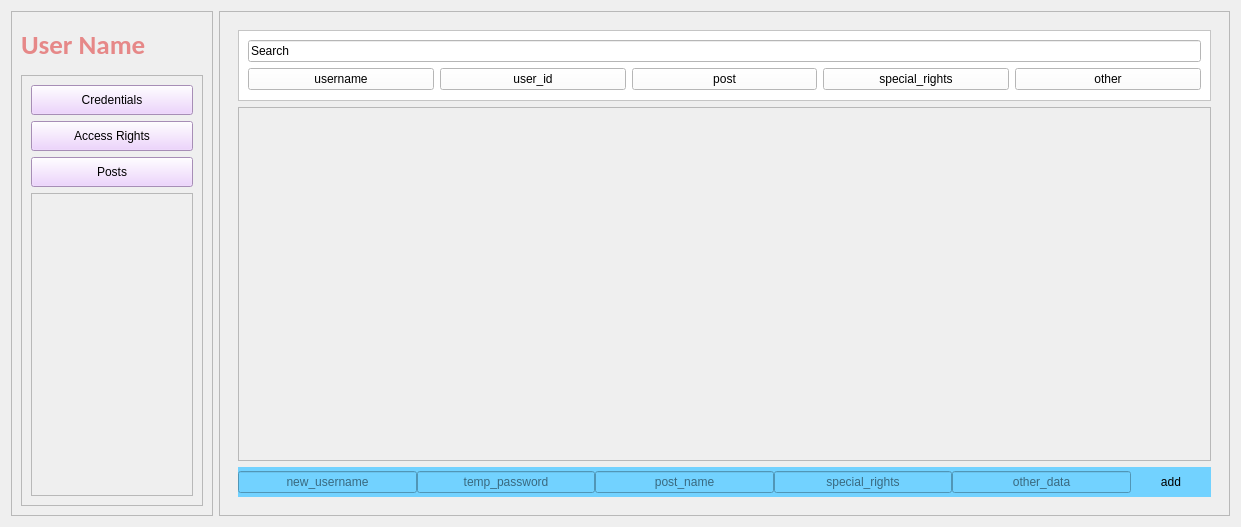
<?xml version="1.0" encoding="UTF-8"?>
<ui version="4.0">
 <class>admin_pannel</class>
 <widget class="QWidget" name="admin_pannel">
  <property name="geometry">
   <rect>
    <x>0</x>
    <y>0</y>
    <width>1241</width>
    <height>527</height>
   </rect>
  </property>
  <property name="sizePolicy">
   <sizepolicy hsizetype="Expanding" vsizetype="Expanding">
    <horstretch>0</horstretch>
    <verstretch>0</verstretch>
   </sizepolicy>
  </property>
  <property name="windowTitle">
   <string>Form</string>
  </property>
  <layout class="QHBoxLayout" name="horizontalLayout">
   <item>
    <widget class="QFrame" name="action_pannel_frame">
     <property name="sizePolicy">
      <sizepolicy hsizetype="Preferred" vsizetype="Preferred">
       <horstretch>2</horstretch>
       <verstretch>0</verstretch>
      </sizepolicy>
     </property>
     <property name="minimumSize">
      <size>
       <width>200</width>
       <height>0</height>
      </size>
     </property>
     <property name="maximumSize">
      <size>
       <width>250</width>
       <height>16777215</height>
      </size>
     </property>
     <property name="styleSheet">
      <string notr="true"/>
     </property>
     <property name="frameShape">
      <enum>QFrame::StyledPanel</enum>
     </property>
     <property name="frameShadow">
      <enum>QFrame::Raised</enum>
     </property>
     <layout class="QVBoxLayout" name="verticalLayout_3">
      <item>
       <widget class="QLabel" name="user_handle">
        <property name="sizePolicy">
         <sizepolicy hsizetype="Preferred" vsizetype="Preferred">
          <horstretch>0</horstretch>
          <verstretch>1</verstretch>
         </sizepolicy>
        </property>
        <property name="maximumSize">
         <size>
          <width>250</width>
          <height>16777215</height>
         </size>
        </property>
        <property name="font">
         <font>
          <family>Calibri</family>
          <pointsize>20</pointsize>
          <weight>75</weight>
          <bold>true</bold>
         </font>
        </property>
        <property name="styleSheet">
         <string notr="true">color: rgb(230, 136, 136);</string>
        </property>
        <property name="text">
         <string>User Name</string>
        </property>
       </widget>
      </item>
      <item>
       <widget class="QFrame" name="action_buttons_frame">
        <property name="sizePolicy">
         <sizepolicy hsizetype="Preferred" vsizetype="Preferred">
          <horstretch>0</horstretch>
          <verstretch>9</verstretch>
         </sizepolicy>
        </property>
        <property name="styleSheet">
         <string notr="true"/>
        </property>
        <property name="frameShape">
         <enum>QFrame::StyledPanel</enum>
        </property>
        <property name="frameShadow">
         <enum>QFrame::Raised</enum>
        </property>
        <layout class="QVBoxLayout" name="verticalLayout_4">
         <item>
          <widget class="QPushButton" name="credentials">
           <property name="sizePolicy">
            <sizepolicy hsizetype="Preferred" vsizetype="Preferred">
             <horstretch>0</horstretch>
             <verstretch>0</verstretch>
            </sizepolicy>
           </property>
           <property name="maximumSize">
            <size>
             <width>250</width>
             <height>30</height>
            </size>
           </property>
           <property name="styleSheet">
            <string notr="true">background-color: rgb(234, 199, 255)</string>
           </property>
           <property name="text">
            <string>Credentials</string>
           </property>
          </widget>
         </item>
         <item>
          <widget class="QPushButton" name="access_rights">
           <property name="sizePolicy">
            <sizepolicy hsizetype="Preferred" vsizetype="Preferred">
             <horstretch>0</horstretch>
             <verstretch>0</verstretch>
            </sizepolicy>
           </property>
           <property name="maximumSize">
            <size>
             <width>250</width>
             <height>30</height>
            </size>
           </property>
           <property name="styleSheet">
            <string notr="true">background-color: rgb(234, 199, 255)</string>
           </property>
           <property name="text">
            <string>Access Rights</string>
           </property>
          </widget>
         </item>
         <item>
          <widget class="QPushButton" name="posts">
           <property name="sizePolicy">
            <sizepolicy hsizetype="Preferred" vsizetype="Preferred">
             <horstretch>0</horstretch>
             <verstretch>0</verstretch>
            </sizepolicy>
           </property>
           <property name="maximumSize">
            <size>
             <width>250</width>
             <height>30</height>
            </size>
           </property>
           <property name="styleSheet">
            <string notr="true">background-color: rgb(234, 199, 255)</string>
           </property>
           <property name="text">
            <string>Posts</string>
           </property>
          </widget>
         </item>
         <item>
          <widget class="QFrame" name="empty_frame">
           <property name="frameShape">
            <enum>QFrame::StyledPanel</enum>
           </property>
           <property name="frameShadow">
            <enum>QFrame::Raised</enum>
           </property>
          </widget>
         </item>
        </layout>
       </widget>
      </item>
     </layout>
    </widget>
   </item>
   <item>
    <widget class="QFrame" name="central_frame">
     <property name="sizePolicy">
      <sizepolicy hsizetype="MinimumExpanding" vsizetype="Preferred">
       <horstretch>10</horstretch>
       <verstretch>0</verstretch>
      </sizepolicy>
     </property>
     <property name="styleSheet">
      <string notr="true"/>
     </property>
     <property name="frameShape">
      <enum>QFrame::StyledPanel</enum>
     </property>
     <property name="frameShadow">
      <enum>QFrame::Raised</enum>
     </property>
     <layout class="QVBoxLayout" name="verticalLayout_2">
      <item>
       <widget class="QStackedWidget" name="central_stack_frame">
        <property name="currentIndex">
         <number>0</number>
        </property>
        <widget class="QWidget" name="credentials_page">
         <layout class="QVBoxLayout" name="verticalLayout_10">
          <item>
           <widget class="QFrame" name="frame_3">
            <property name="sizePolicy">
             <sizepolicy hsizetype="Preferred" vsizetype="Preferred">
              <horstretch>0</horstretch>
              <verstretch>2</verstretch>
             </sizepolicy>
            </property>
            <property name="minimumSize">
             <size>
              <width>0</width>
              <height>70</height>
             </size>
            </property>
            <property name="maximumSize">
             <size>
              <width>16777215</width>
              <height>100</height>
             </size>
            </property>
            <property name="styleSheet">
             <string notr="true">background-color:rgb(255, 255, 255)</string>
            </property>
            <property name="frameShape">
             <enum>QFrame::StyledPanel</enum>
            </property>
            <property name="frameShadow">
             <enum>QFrame::Raised</enum>
            </property>
            <layout class="QVBoxLayout" name="verticalLayout_9">
             <item>
              <widget class="QFrame" name="frame_13">
               <property name="sizePolicy">
                <sizepolicy hsizetype="Preferred" vsizetype="Preferred">
                 <horstretch>0</horstretch>
                 <verstretch>1</verstretch>
                </sizepolicy>
               </property>
               <property name="frameShape">
                <enum>QFrame::NoFrame</enum>
               </property>
               <property name="frameShadow">
                <enum>QFrame::Plain</enum>
               </property>
               <layout class="QHBoxLayout" name="horizontalLayout_10">
                <property name="leftMargin">
                 <number>0</number>
                </property>
                <property name="topMargin">
                 <number>0</number>
                </property>
                <property name="rightMargin">
                 <number>0</number>
                </property>
                <property name="bottomMargin">
                 <number>0</number>
                </property>
                <item>
                 <widget class="QLineEdit" name="search_bar">
                  <property name="text">
                   <string>Search</string>
                  </property>
                 </widget>
                </item>
               </layout>
              </widget>
             </item>
             <item>
              <widget class="QFrame" name="frame_14">
               <property name="sizePolicy">
                <sizepolicy hsizetype="Preferred" vsizetype="Preferred">
                 <horstretch>0</horstretch>
                 <verstretch>10</verstretch>
                </sizepolicy>
               </property>
               <property name="styleSheet">
                <string notr="true"/>
               </property>
               <property name="frameShape">
                <enum>QFrame::NoFrame</enum>
               </property>
               <property name="frameShadow">
                <enum>QFrame::Sunken</enum>
               </property>
               <layout class="QHBoxLayout" name="horizontalLayout_11">
                <property name="leftMargin">
                 <number>0</number>
                </property>
                <property name="topMargin">
                 <number>0</number>
                </property>
                <property name="rightMargin">
                 <number>0</number>
                </property>
                <property name="bottomMargin">
                 <number>0</number>
                </property>
                <item>
                 <widget class="QPushButton" name="username">
                  <property name="text">
                   <string>username</string>
                  </property>
                 </widget>
                </item>
                <item>
                 <widget class="QPushButton" name="user_id">
                  <property name="text">
                   <string>user_id</string>
                  </property>
                 </widget>
                </item>
                <item>
                 <widget class="QPushButton" name="user_post">
                  <property name="text">
                   <string>post</string>
                  </property>
                 </widget>
                </item>
                <item>
                 <widget class="QPushButton" name="user_special_rights">
                  <property name="text">
                   <string>special_rights</string>
                  </property>
                 </widget>
                </item>
                <item>
                 <widget class="QPushButton" name="user_other_data">
                  <property name="text">
                   <string>other</string>
                  </property>
                 </widget>
                </item>
               </layout>
              </widget>
             </item>
            </layout>
           </widget>
          </item>
          <item>
           <widget class="QFrame" name="frame_4">
            <property name="sizePolicy">
             <sizepolicy hsizetype="Preferred" vsizetype="Preferred">
              <horstretch>0</horstretch>
              <verstretch>10</verstretch>
             </sizepolicy>
            </property>
            <property name="styleSheet">
             <string notr="true"/>
            </property>
            <property name="frameShape">
             <enum>QFrame::StyledPanel</enum>
            </property>
            <property name="frameShadow">
             <enum>QFrame::Raised</enum>
            </property>
            <layout class="QHBoxLayout" name="horizontalLayout_5">
             <item>
              <widget class="QScrollArea" name="user_list">
               <property name="frameShape">
                <enum>QFrame::NoFrame</enum>
               </property>
               <property name="frameShadow">
                <enum>QFrame::Raised</enum>
               </property>
               <property name="widgetResizable">
                <bool>true</bool>
               </property>
               <widget class="QWidget" name="scrollAreaWidgetContents_2">
                <property name="geometry">
                 <rect>
                  <x>0</x>
                  <y>0</y>
                  <width>940</width>
                  <height>321</height>
                 </rect>
                </property>
               </widget>
              </widget>
             </item>
            </layout>
           </widget>
          </item>
          <item>
           <widget class="QFrame" name="frame">
            <property name="minimumSize">
             <size>
              <width>0</width>
              <height>30</height>
             </size>
            </property>
            <property name="styleSheet">
             <string notr="true">background-color: rgb(114, 210, 255)</string>
            </property>
            <property name="frameShape">
             <enum>QFrame::NoFrame</enum>
            </property>
            <property name="frameShadow">
             <enum>QFrame::Raised</enum>
            </property>
            <layout class="QHBoxLayout" name="horizontalLayout_2">
             <property name="spacing">
              <number>0</number>
             </property>
             <property name="leftMargin">
              <number>0</number>
             </property>
             <property name="topMargin">
              <number>0</number>
             </property>
             <property name="rightMargin">
              <number>0</number>
             </property>
             <property name="bottomMargin">
              <number>0</number>
             </property>
             <item>
              <widget class="QLineEdit" name="new_username">
               <property name="toolTip">
                <string/>
               </property>
               <property name="inputMask">
                <string comment="efdsf"/>
               </property>
               <property name="text">
                <string comment="sadf" extracomment="sadf"/>
               </property>
               <property name="cursorPosition">
                <number>0</number>
               </property>
               <property name="alignment">
                <set>Qt::AlignCenter</set>
               </property>
               <property name="dragEnabled">
                <bool>true</bool>
               </property>
               <property name="readOnly">
                <bool>false</bool>
               </property>
               <property name="placeholderText">
                <string>new_username</string>
               </property>
               <property name="clearButtonEnabled">
                <bool>false</bool>
               </property>
              </widget>
             </item>
             <item>
              <widget class="QLineEdit" name="new_user_password">
               <property name="alignment">
                <set>Qt::AlignCenter</set>
               </property>
               <property name="dragEnabled">
                <bool>true</bool>
               </property>
               <property name="placeholderText">
                <string>temp_password</string>
               </property>
              </widget>
             </item>
             <item>
              <widget class="QLineEdit" name="new_user_post">
               <property name="echoMode">
                <enum>QLineEdit::Normal</enum>
               </property>
               <property name="alignment">
                <set>Qt::AlignCenter</set>
               </property>
               <property name="dragEnabled">
                <bool>true</bool>
               </property>
               <property name="placeholderText">
                <string>post_name</string>
               </property>
              </widget>
             </item>
             <item>
              <widget class="QLineEdit" name="new_user_special_rights">
               <property name="alignment">
                <set>Qt::AlignCenter</set>
               </property>
               <property name="dragEnabled">
                <bool>true</bool>
               </property>
               <property name="placeholderText">
                <string>special_rights</string>
               </property>
              </widget>
             </item>
             <item>
              <widget class="QLineEdit" name="new_user_other_data">
               <property name="alignment">
                <set>Qt::AlignCenter</set>
               </property>
               <property name="dragEnabled">
                <bool>true</bool>
               </property>
               <property name="placeholderText">
                <string>other_data</string>
               </property>
              </widget>
             </item>
             <item>
              <widget class="QPushButton" name="add_user">
               <property name="sizePolicy">
                <sizepolicy hsizetype="Fixed" vsizetype="Fixed">
                 <horstretch>0</horstretch>
                 <verstretch>0</verstretch>
                </sizepolicy>
               </property>
               <property name="minimumSize">
                <size>
                 <width>10</width>
                 <height>10</height>
                </size>
               </property>
               <property name="styleSheet">
                <string notr="true">background-color: rgb(216, 211, 207)</string>
               </property>
               <property name="text">
                <string>add</string>
               </property>
               <property name="autoDefault">
                <bool>false</bool>
               </property>
               <property name="default">
                <bool>false</bool>
               </property>
               <property name="flat">
                <bool>true</bool>
               </property>
              </widget>
             </item>
            </layout>
           </widget>
          </item>
         </layout>
        </widget>
        <widget class="QWidget" name="access_rights_page">
         <layout class="QVBoxLayout" name="verticalLayout_5"/>
        </widget>
        <widget class="QWidget" name="posts_page">
         <layout class="QVBoxLayout" name="verticalLayout_11">
          <item>
           <widget class="QScrollArea" name="posts_list">
            <property name="frameShape">
             <enum>QFrame::NoFrame</enum>
            </property>
            <property name="frameShadow">
             <enum>QFrame::Plain</enum>
            </property>
            <property name="widgetResizable">
             <bool>true</bool>
            </property>
            <widget class="QWidget" name="scrollAreaWidgetContents">
             <property name="geometry">
              <rect>
               <x>0</x>
               <y>0</y>
               <width>100</width>
               <height>30</height>
              </rect>
             </property>
             <layout class="QVBoxLayout" name="verticalLayout_12"/>
            </widget>
           </widget>
          </item>
         </layout>
        </widget>
       </widget>
      </item>
     </layout>
    </widget>
   </item>
  </layout>
 </widget>
 <resources>
  <include location="resource1.qrc"/>
  <include location="resource1.qrc"/>
 </resources>
 <connections/>
</ui>
